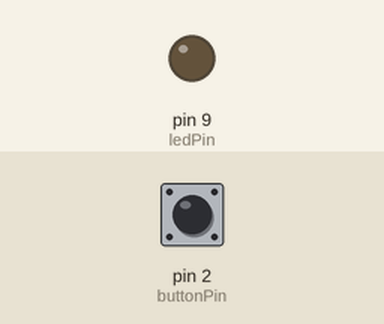
Bench run of a sketch on a simulated Arduino Uno, built with avr-gcc and run on an emulated ATmega328P. Shown: output pins drawn as LEDs (lit = HIGH). Inputs (shaded band) come from the test bench; at power-on: pin 2 (buttonPin) HIGH.

Above: at 1.2 s.
1.3 s: pin 2 (buttonPin) pulled LOW for 0.15 s
At 1.37 s:
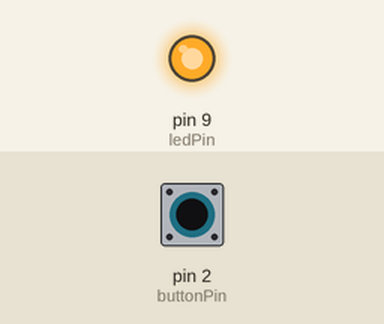
2.9 s: pin 2 (buttonPin) pulled LOW for 3.2 s
At 6.9 s:
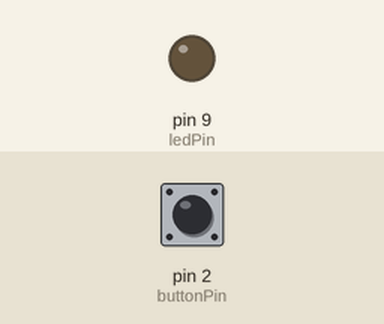
Timing chart, 0 to 8.4 s (numbered marks = the images above; inputs shaded):
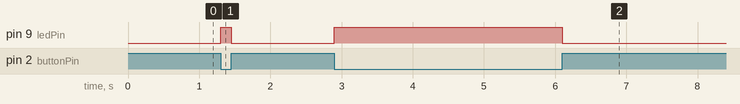

The sketch:

control_light_using_button_Arduino.ino
```cpp
int buttonPin = 2;
int ledPin = 9;

void setup() {
  // put your setup code here, to run once:
  pinMode(buttonPin, INPUT_PULLUP);
  pinMode(ledPin, OUTPUT);
  digitalWrite(ledPin, LOW);
}

void loop() {
  // put your main code here, to run repeatedly:
  boolean buttonState = digitalRead(buttonPin);
  if(buttonState==LOW){
    digitalWrite(ledPin, HIGH);
  }
  else{
    digitalWrite(ledPin, LOW);
  }
}
```

Measured:
- after the input at 1.3 s, pin 9 (ledPin): LOW → HIGH at once, → LOW 0.15 s later
- after the input at 2.9 s, pin 9 (ledPin): LOW → HIGH at once, → LOW 3.2 s later
